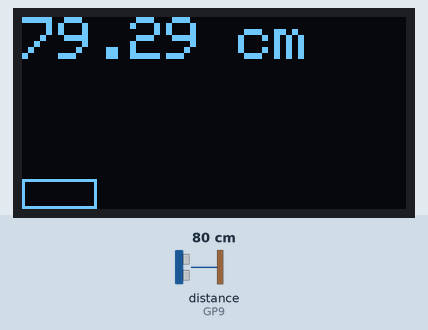
This sketch was run on a simulated Raspberry Pi Pico. On the bench: 128×64 one-colour display. Wiring (inferred from the names in the program): ultrasonic range finder: trigger GP8; echo GP9. The test bench sets the inputs (shaded band); at power-on: distance to the obstacle (sensor on GP9) 80 cm. The echo pulse lasts 58.3 µs per cm.

Above: at 1.2 s.
1.3 s: distance to the obstacle (sensor on GP9) set to 2 cm
At 1.6 s:
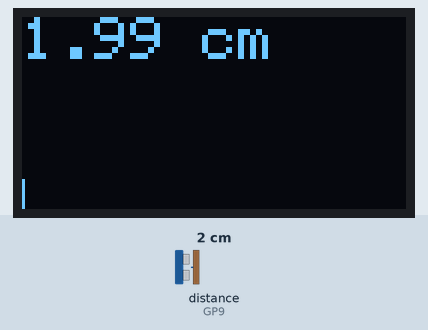
2.8 s: distance to the obstacle (sensor on GP9) set to 4 cm
At 4.0 s:
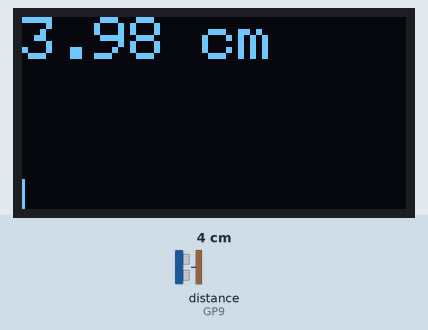
4.3 s: distance to the obstacle (sensor on GP9) set to 9 cm
At 5.2 s:
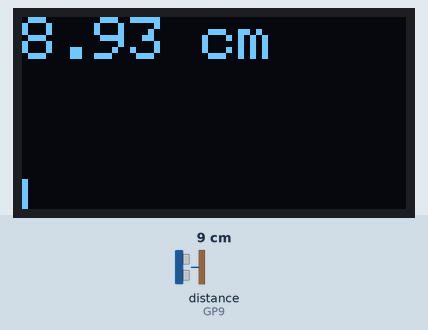
Timing chart, 0 to 7.3 s (numbered marks = the images above; inputs shaded):
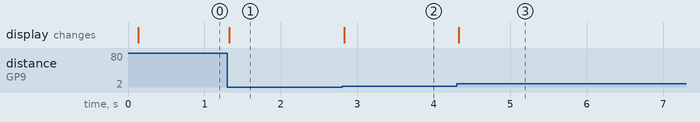

Measured:
- after the input at 1.3 s, the display: changes at once (image 1)
- after the input at 2.8 s, the display: changes at once (image 2)
- after the input at 4.3 s, the display: changes at once (image 3)

The sketch:

display_oled_326.ino
```cpp
// snippet: display_oled_326
// tags: adafruit_gfx, adafruit_ssd1306
// boards: avr, esp32, megaavr, nano33iot, romi32u4, rp2040
// library: Adafruit_GFX, Adafruit_SSD1306
// description: Measure distance with an HC-SR04 (trig=8, echo=9) and show the value in cm as a large number plus…
// prompts: measure, distance, hc-sr04, (trig=8, echo=9), value
// verified: compile-only
// source: kd-generated (id 326)
// exact-include: Wire.h, Adafruit_GFX.h, Adafruit_SSD1306.h

#include <Wire.h>
#include <Adafruit_GFX.h>
#include <Adafruit_SSD1306.h>

#define SCREEN_WIDTH 128 // OLED display width, in pixels
#define SCREEN_HEIGHT 64 // OLED display height, in pixels

// Declaration for an SSD1306 display connected to I2C (SDA, SCL pins)
#define OLED_RESET     -1 // Reset pin # (or -1 if sharing Arduino reset pin)
Adafruit_SSD1306 display(SCREEN_WIDTH, SCREEN_HEIGHT, &Wire, OLED_RESET);

const int TRIG_PIN = 8;
const int ECHO_PIN = 9;
const unsigned long UPDATE_INTERVAL = 100; // 10 Hz update rate
unsigned long lastUpdate = 0;

void setup() {
  Serial.begin(9600);

  // Configure HC-SR04 pins
  pinMode(TRIG_PIN, OUTPUT);  // Trigger pin outputs 10us pulse
  pinMode(ECHO_PIN, INPUT);   // Echo pin reads return pulse duration

  if(!display.begin(SSD1306_SWITCHCAPVCC, 0x3C)) { // Address 0x3D for 128x64
    Serial.println(F("SSD1306 allocation failed"));
    for(;;);
  }
  display.clearDisplay();  // SSD1306: clear the framebuffer (push with display())
  display.setTextSize(2);
  display.setTextColor(SSD1306_WHITE);
}

void loop() {
  unsigned long now = millis();
  if (now - lastUpdate >= UPDATE_INTERVAL) {
    lastUpdate = now;

    // Measure distance
    digitalWrite(TRIG_PIN, LOW);
    delayMicroseconds(2);
    digitalWrite(TRIG_PIN, HIGH);
    delayMicroseconds(10);
    digitalWrite(TRIG_PIN, LOW);
    long duration = pulseIn(ECHO_PIN, HIGH);  // returns echo duration in us; divide by 58 for cm (speed of sound)
    float distanceCm = duration * 0.034 / 2.0;

    // Display distance and bar
    display.clearDisplay();  // SSD1306: clear the framebuffer (push with display())
    display.setCursor(0, 0);
    display.print(distanceCm);
    display.print(" cm");

    int barWidth = map(distanceCm, 0, 400, 0, SCREEN_WIDTH);
    display.drawRect(0, SCREEN_HEIGHT - 10, barWidth, 10, SSD1306_WHITE);

    display.display();  // SSD1306: push the framebuffer to the screen
  }
}
```
